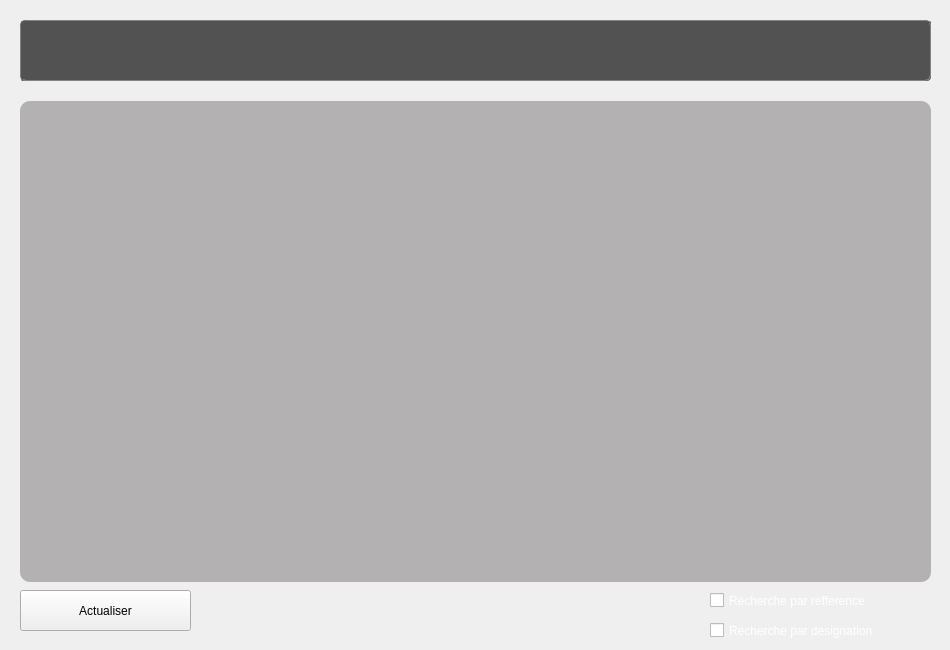
    <widget class="QWidget" name="tab_7">
     <attribute name="title">
      <string>Marchandises livrées</string>
     </attribute>
     <widget class="QTableView" name="tableView_7">
      <property name="geometry">
       <rect>
        <x>20</x>
        <y>101</y>
        <width>911</width>
        <height>481</height>
       </rect>
      </property>
      <property name="styleSheet">
       <string notr="true">background-color:rgb(179,177,177);
color:black;
border-radius:10px;</string>
      </property>
     </widget>
     <widget class="QLineEdit" name="lineEdit_recherche_march_livree">
      <property name="geometry">
       <rect>
        <x>500</x>
        <y>30</y>
        <width>271</width>
        <height>41</height>
       </rect>
      </property>
      <property name="styleSheet">
       <string notr="true">border-radius:20px;
color:white;
background-color:rgb(70,67,67);
border:1px ridge rgb(53,53,53);</string>
      </property>
     </widget>
     <widget class="QPushButton" name="pushButton_5_march_livr">
      <property name="geometry">
       <rect>
        <x>790</x>
        <y>30</y>
        <width>131</width>
        <height>41</height>
       </rect>
      </property>
      <property name="styleSheet">
       <string notr="true">font: 63 11pt &quot;Yu Gothic UI Semibold&quot;;</string>
      </property>
      <property name="text">
       <string>Rechercher</string>
      </property>
     </widget>
     <widget class="QPushButton" name="pushButton_5_actualisation_march_liv">
      <property name="geometry">
       <rect>
        <x>20</x>
        <y>590</y>
        <width>171</width>
        <height>41</height>
       </rect>
      </property>
      <property name="text">
       <string>Actualiser</string>
      </property>
     </widget>
     <widget class="QLabel" name="label_12">
      <property name="geometry">
       <rect>
        <x>30</x>
        <y>30</y>
        <width>341</width>
        <height>41</height>
       </rect>
      </property>
      <property name="styleSheet">
       <string notr="true">color:white;
font: 63 25pt &quot;Agency FB&quot;;
background-color: rgb(82,82,82);</string>
      </property>
      <property name="text">
       <string>Listes des marchandises livrées :</string>
      </property>
     </widget>
     <widget class="QCheckBox" name="checkBox_rechMarLivr_par_reffer">
      <property name="geometry">
       <rect>
        <x>710</x>
        <y>590</y>
        <width>231</width>
        <height>21</height>
       </rect>
      </property>
      <property name="styleSheet">
       <string notr="true">font: 63 11pt 'Yu Gothic UI Semibold';
color: white;</string>
      </property>
      <property name="text">
       <string>Recherche par refference </string>
      </property>
     </widget>
     <widget class="QCheckBox" name="checkBox_2_rechMarLivr_par_design">
      <property name="geometry">
       <rect>
        <x>710</x>
        <y>620</y>
        <width>201</width>
        <height>21</height>
       </rect>
      </property>
      <property name="styleSheet">
       <string notr="true">font: 63 11pt 'Yu Gothic UI Semibold';
color: white;</string>
      </property>
      <property name="text">
       <string>Recherche par designation</string>
      </property>
     </widget>
     <widget class="QLabel" name="couche1_8">
      <property name="geometry">
       <rect>
        <x>20</x>
        <y>20</y>
        <width>911</width>
        <height>61</height>
       </rect>
      </property>
      <property name="styleSheet">
       <string notr="true">background-color: rgb(82,82,82);
border-radius:5px;
border:1px ridge rgb(88,88,88);</string>
      </property>
      <property name="text">
       <string/>
      </property>
     </widget>
    </widget>
